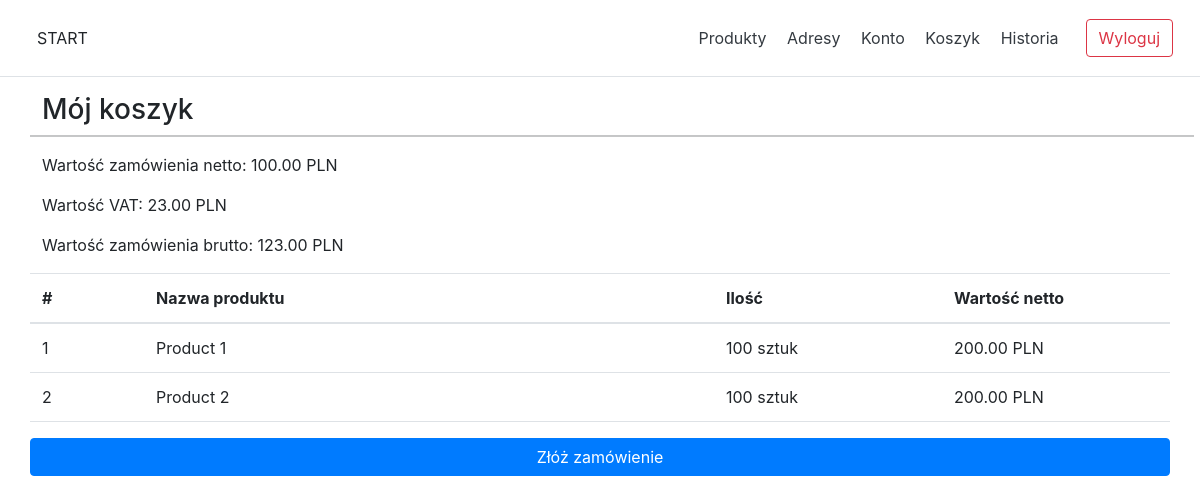
/src/pages/cart.php (signed in), run on the app's committed database.
### tables this page shows
CREATE TABLE carts
(
    `id`           int(11) AUTO_INCREMENT PRIMARY KEY NOT NULL,
    `user_id`      int(11)                            NOT NULL,
    `purchased`    timestamp,
    `nett_value`   decimal(10, 2)                     NOT NULL,
    `vat_value`    decimal(10, 2)                     NOT NULL,
    `gross_value`  decimal(10, 2)                     NOT NULL,
    `address_id`   int(11),
    `user_comment` varchar(255),
    `closed`       boolean DEFAULT false              NOT NULL
);

CREATE TABLE products_in_cart
(
    `id`           int(11) AUTO_INCREMENT PRIMARY KEY NOT NULL,
    `user_id`      int(11)                            NOT NULL,
    `cart_id`      int(11)                            NOT NULL,
    `product_id`   int(11)                            NOT NULL,
    `user_comment` varchar(255)                       NOT NULL,
    `quantity`     int(11)                            NOT NULL,
    `nett_value`   decimal(10, 2)                     NOT NULL,
    `vat_value`    decimal(10, 2)                     NOT NULL,
    `gross_value`  decimal(10, 2)                     NOT NULL
);

CREATE TABLE `products`
(
    `id`             int(11) AUTO_INCREMENT PRIMARY KEY NOT NULL,
    `auction_number` varchar(255)                       NOT NULL,
    `name`           varchar(255)                       NOT NULL,
    `description`    varchar(1000)                      NOT NULL,
    `nett_price`     decimal(10, 2)                     NOT NULL,
    `vat`            int(11)                            NOT NULL,
    `gross_price`    decimal(10, 2)                     NOT NULL,
    `optima_code`    varchar(255),
    `ean`            varchar(255)
);

### src/pages/cart.php (the view, shortened to what this page needs)
<!doctype html>
<html lang="pl">
<head>
    <?php include_once('../static/elements/head.inc.php'); ?>
</head>
<body>
<header>
    <?php include_once('../static/elements/header.php') ?>
</header>
<div class="container">
    <div class="row">
        <h3>Mój koszyk</h3>
        <hr>
        <table class="table table-hover">
            <thead>
            <?php
            include_once '../classes/dbh.classes.php';
            $stmt_cart = $connection->prepare('SELECT * FROM carts WHERE user_id = ? AND closed = false;');
            $stmt_cart->bind_param('i', $_SESSION['id']);
            $stmt_cart->execute();
            $result = $stmt_cart->get_result();
            $carts = $result->fetch_all(MYSQLI_ASSOC);
            if ($carts[0]['nett_value'] == 0) {
                echo('<div class="alert alert-danger text-center" role="alert">Nie masz jeszcze żadnych produktów w koszyku</div>');
                $hidden = true;
            } else {
            $hidden = false; ?>
            <div>
                <p>Wartość zamówienia netto: <?= $carts[0]['nett_value'] ?> PLN</p>
                <p>Wartość VAT: <?= $carts[0]['vat_value'] ?> PLN</p>
                <p>Wartość zamówienia brutto: <?= $carts[0]['gross_value'] ?> PLN</p>
            </div>
            <tr>
                <th scope="col" style="width: 10%">#</th>
                <th scope="col" style="width: 50%">Nazwa produktu</th>
                <th scope="col" style="width:20%">Ilość</th>
                <th scope="col" style="width: 20%">Wartość netto</th>
            </tr>
            </thead>
            <tbody>
            <?php
            $cartId = $carts[0]['id'];
            $stmt_products = $connection->prepare('SELECT * FROM products_in_cart INNER JOIN products ON products_in_cart.product_id=products.id WHERE cart_id = ?;');
            $stmt_products->bind_param('i', $cartId);
            $stmt_products->execute();
            $result = $stmt_products->get_result();
            $products = $result->fetch_all(MYSQLI_ASSOC);
            $rowNumber = 0;
            foreach ($products as $product) {
                $rowNumber += 1; ?>
                <tr onclick="window.location='product-single-edit.php?id='+<?= $product['id'] ?>">
                    <td><?= $rowNumber ?></td>
                    <td><?= $product['name'] ?></td>
                    <td><?= $product['quantity'] ?> sztuk</td>
                    <td><?= $product['nett_value'] ?> PLN</td>
                </tr>
                <?php
            }
            }
            ?>
            </tbody>
        </table>
        <?php
        if ($hidden) { ?>
            <button class="btn btn-block btn-primary" hidden>Złóż zamówienie</button>
            <?php
        } else {
            ?>
            <button class="btn btn-block btn-primary" id="submit" name="submit"
                    onclick="window.location='addresses-pick.php'">Złóż zamówienie
            </button>
            <?php
        }
        ?>
    </div>
</div>
</body>
</html>

### src/static/css/header.css (style rules this page uses)
html { font-size: 14px; }
@media (min-width: 768px) { html { font-size: 16px; } }

### src/static/css/footer.css (style rules this page uses)
html { font-size: 14px; }
@media (min-width: 768px) { html { font-size: 16px; } }

### src/static/css/validation.css (style rules this page uses)
html { font-size: 14px; }
@media (min-width: 768px) { html { font-size: 16px; } }

### data on the page
carts: nett_value "100.00", vat_value "23.00", gross_value "123.00"
products_in_cart: product.name "Product 1", quantity "100", nett_value "200.00"
products_in_cart: product.name "Product 2", quantity "100", nett_value "200.00"
